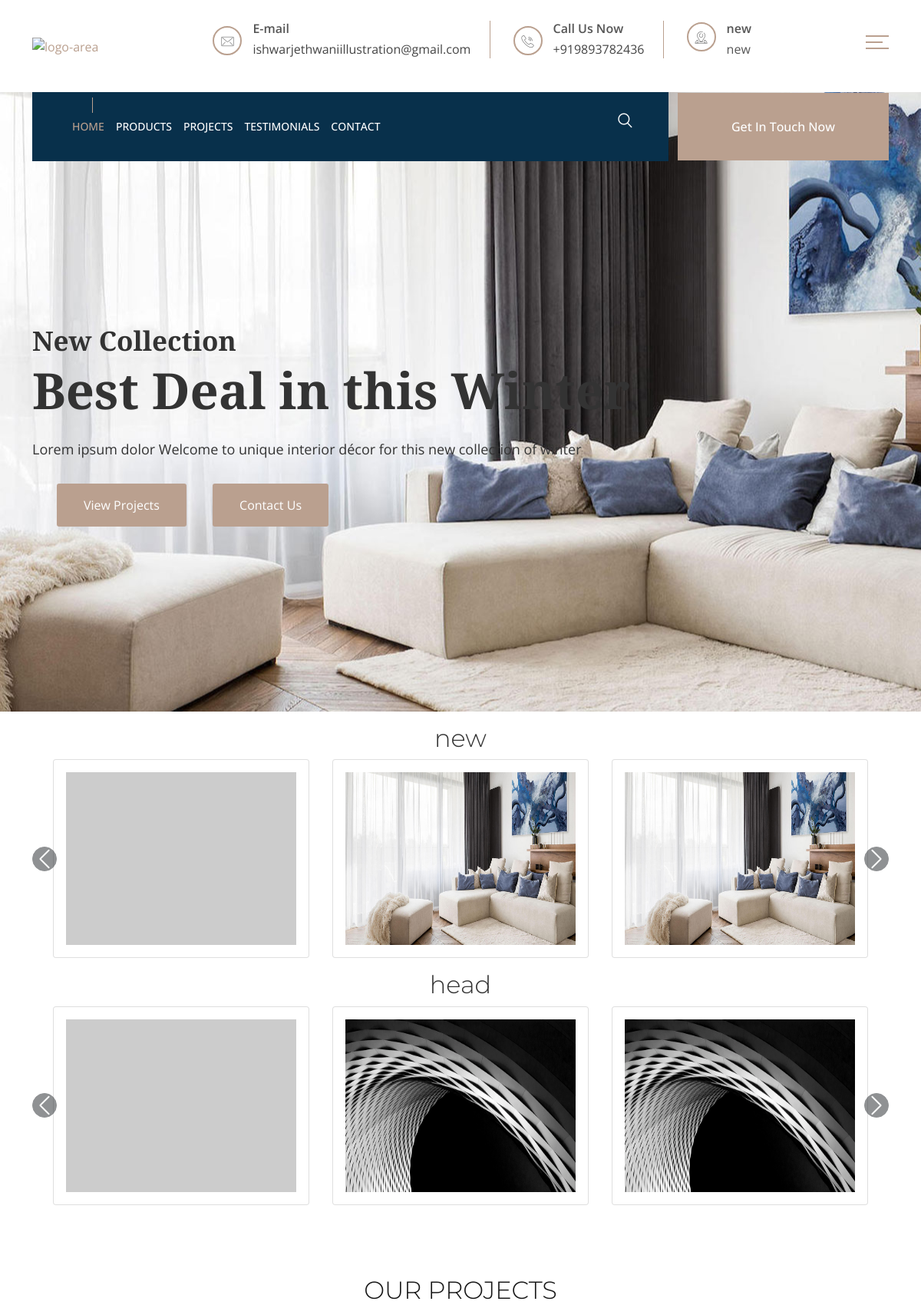
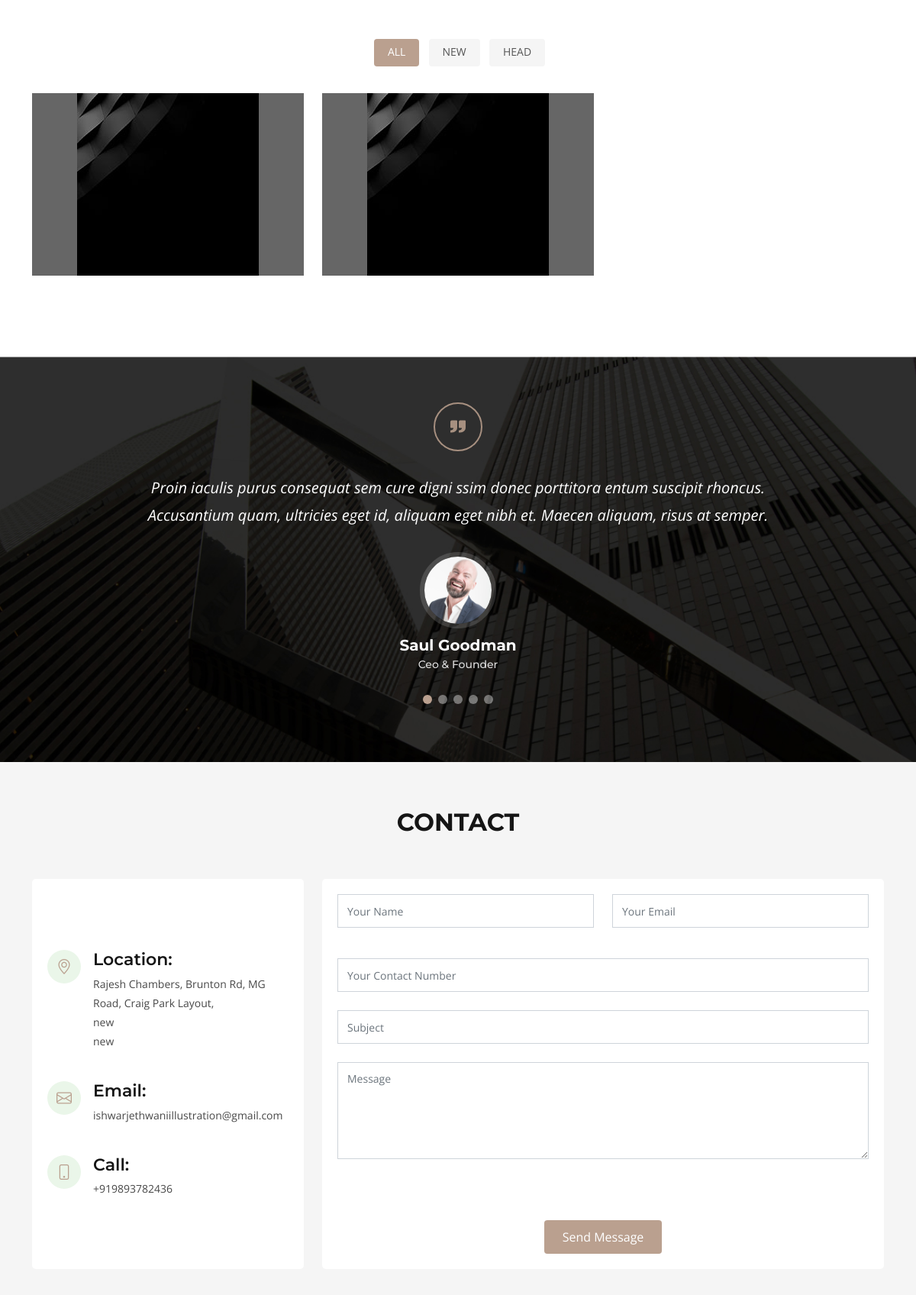
The page / (upper part) on the database its author committed (2 pictures, top to bottom).
### main/models.py (models this page shows, shortened)
class Address(models.Model):
    location_line_1 = models.CharField(max_length=200,verbose_name="Address Line 1")
    location_line_2 = models.CharField(max_length=200,verbose_name="Address Line 2")
    location_line_3 = models.CharField(max_length=200,verbose_name="Address Line 3",blank=True)
    email           = models.EmailField(verbose_name="Email")
    mobile_number   = PhoneNumberField(verbose_name="Mobile Number")
    class Meta:
        ordering = ["pk"]

class Header(models.Model):
    name            = models.CharField(max_length=20,verbose_name="name of header image")
    image           = models.ImageField(verbose_name="Header Image")
    header_title_1  = models.CharField(max_length=100,verbose_name="Title on Header Page",blank=True)
    header_title_2  = models.CharField(max_length=100,verbose_name=" Big Title on Header Page",blank=True)
    para            = models.CharField(max_length=300,verbose_name="Paragraph on Header Page",blank=True)
    date_created    = models.DateTimeField(auto_now_add=True)
    class Meta:
        ordering = ["-date_created"]

class Category(models.Model):
    name    = models.CharField(max_length=200)
    slug    = models.SlugField(null=True)
    parent  = models.ForeignKey('self',blank=True, null=True ,related_name='children',on_delete=models.CASCADE)
    class Meta:
        unique_together = ('slug', 'parent',)
        verbose_name_plural = "categories"

class Product(models.Model):
    name            = models.CharField(max_length=100,verbose_name="Name of Product")
    img             = models.ForeignKey(ProductImage,on_delete=models.CASCADE)
    disc            = RichTextField(verbose_name="Decription")
    category        = models.ForeignKey(Category,on_delete=models.CASCADE)
    date_created    = models.DateTimeField(auto_now_add=True)
    class Meta:
        ordering = ["-date_created"]

class ProductImage(models.Model):
    name            = models.CharField(max_length=20,verbose_name="name of image",blank=True)
    img             = models.ImageField(verbose_name="Product Image")
    date_created    = models.DateTimeField(auto_now_add=True)
    class Meta:
        ordering = ["-date_created"]

class Projects(models.Model):
    number          = models.PositiveIntegerField()
    project_name    = models.CharField(max_length=200,verbose_name="Project Name")
    img             = models.ForeignKey(ProjectImage,on_delete=models.CASCADE)
    disc            = RichTextField(verbose_name="Decription")
    category        = models.ForeignKey(Category,on_delete=models.CASCADE)
    filer_tag       = models.CharField(max_length=10,verbose_name="Filter Tag")
    date_created    = models.DateTimeField(auto_now_add=True)
    class Meta:
        ordering = ['number']

class ProjectImage(models.Model):
    name            = models.CharField(max_length=20,verbose_name="name of image",blank=True)
    img             = models.ImageField(verbose_name="Project Image")
    date_created    = models.DateTimeField(auto_now_add=True)
    class Meta:
        ordering = ["-date_created"]

### main/views.py (the view)
# urls.py: path("",home,name="home"),
def home(request):
    context = {
        "headers":Header.objects.all()[:1],
        "categories":Category.objects.all(),
        "projects": Projects.objects.all(),
        "testimonials":Testimonial.objects.all(),
        "address":Address.objects.all()[:1],
        "product_first":Product.objects.all()[:1],
        "products":Product.objects.all()[1:]
    }
    return render(request,"index.html",context)

### templates/index.html (shortened to what this page needs)
{% extends "base.html" %}
{% block content %}
{% load static %}
<div class="main-content">
    <div class="full-width-header">
        <header id="rs-header" class="rs-header home3-header-style1">
            {% include 'menu.html' %}
        </header>
    </div>
    {% for head_content in headers %}
    <div id="rs-banner" class="rs-banner style2"
        style="background-image: url({{head_content.image.url}}); background-position:center;">
        <div class="container">
            <div class="content-part">
                <span class="sub-text wow fadeInDown" data-wow-delay="2000ms"
                    data-wow-duration="1500ms">{{head_content.header_title_1}}</span>
                <h2 class="title pb-28 wow fadeInLeft" data-wow-delay="2000ms" data-wow-duration="2500ms">
                    {{head_content.header_title_2}}
                </h2>
                <p class="desc-part wow fadeInLeft" data-wow-delay="2500ms" data-wow-duration="3000ms">Lorem ipsum dolor
                    {{ head_content.para }}</p>
                <ul class="btn-part mt-30">
                    <li><a class="readon view wow fadeInLeft" data-wow-delay="3000ms" data-wow-duration="4000ms"
                            href="#projects">View Projects</a></li>
                    <li><a class="readon view wow fadeInDown" data-wow-delay="2800ms" data-wow-duration="3500ms"
                            href="#contact">Contact Us</a></li>
                </ul>
            </div>
        </div>
    </div>
    {% endfor %}
    {% include 'slider_1.html' %}
    {% include 'projects.html' %}
    {% include 'testimonial.html' %}
    {% include 'contact.html' %}
    {% endblock content %}

### templates/menu.html (shortened to what this page needs)
{% load static %}
<div class="menu-area menu-area2 menu-sticky">
    <div class="menu-type-style">
        <div class="container">
            <div class="row-table">
                <div class="col-cell">
                    <div class="logo-area">
                        <a href="#">
                            <img src="" alt="logo-area">
                        </a>
                    </div>
                </div>
                {% for addr in address %}
                <div class="col-cell">
                    <ul class="rs-contact-info">
                        <li class="contact-part">
                            <i class="flaticon-email"></i>
                            <span class="contact-info">
                                <span>E-mail</span>
                                <a href="mailto:{{addr.email}}">{{addr.email}}</a>
                            </span>
                        </li>
                        <li class="contact-part">
                            <i class="flaticon-call"></i>
                            <span class="contact-info">
                                <span>Call Us Now</span>
                                <a href="tel:{{addr.mobile_number}}">{{addr.mobile_number}}</a>
                            </span>
                        </li>
                        <li class="contact-part no-border">
                            <i class="flaticon-location"></i>
                            <span class="contact-info">
                                <span>{{ addr.location_line_2 }}</span>
                                {{addr.location_line_3}}
                            </span>
                        </li>
                    </ul>
                </div>
                {% endfor %}
                <div class="col-cell">
                    <div class="expand-btn-inner">
                        <ul>
                            <li class="humburger">
                                <a id="nav-expander" class="nav-expander bar" href="#">
                                    <div class="bar">
                                        <span class="dot1"></span>
                                        <span class="dot2"></span>
                                        <span class="dot3"></span>
                                    </div>
                                </a>
                            </li>
                        </ul>
                    </div>
                </div>
            </div>
        </div>
    </div>
    <div class="header-inner">
        <div class="container">
            <div class="row-table">
                <div class="col-cell menu-responsive">
                    <div class="rs-menu-area">
                        <div class="main-menu">
                           <nav class="rs-menu hidden-md">
                               <ul class="nav-menu onepage-menu">
                                   <li class="current-menu-item"><a href="#">Home</a></li>
                                   <li><a href="#">Products</a> </li>
                                   <li><a href="#">Projects</a> </li>
                                   <li><a href="#">Testimonials</a> </li>
                                   <li><a href="#">Contact</a> </li>
                               </ul>
                           </nav>
                        </div>
                    </div>
                    <div class="expand-btn-inner">
                        <ul>
                            <li class="search-parent">
                                <a class="hidden-xs rs-search" data-bs-toggle="modal" data-bs-target="#searchModal" href="#">
                                    <i class="flaticon-search"></i>
                                </a>
                            </li>
                        </ul>
                    </div>
                </div>
                <div class="col-cell">
                    <div class="btn-quotes">
                        <a href="#" class="quote-buttons openmodal" data-toggle="modal" data-target="#myModal">Get In Touch Now</a>
                    </div>
                </div>
            </div>
        </div>
    </div>
</div>

### templates/slider_1.html (shortened to what this page needs)
{% for cat in  categories %}
    <div class="container text-center my-3">
        <h2 class="font-weight-light">{{cat.name}}</h2>
        <div class="row mx-auto my-auto">
            <div id="Carousel_{{cat.id}}" class="carousel slide w-100" data-ride="carousel">
                <div class="carousel-inner w-100" role="listbox">
                    <div class="carousel-item active">
                        <div class="col-md-4">
                            <div class="card card-body">
                                <img class="img-fluid" style="height: 225px;" src="https://i.picsum.photos/id/1068/7117/4090.jpg?hmac=Y6xHXrzHsNlbRTbhzZ53Yk-Ux9lUECBLbbP4wb5a1qY">
                            </div>
                        </div>
                    </div>
                    {% for prod in products %}
                    {% if prod.category.id == cat.id %}
                    <div class="carousel-item">
                        <div class="col-md-4">
                            <div class="card card-body">
                                <img class="img-fluid" style="height: 225px;" src="{{prod.img.img.url }}">
                            </div>
                        </div>
                    </div>
                    {% endif %}
                    {% endfor %}
                </div>
                <a class="carousel-control-prev w-auto" href="#Carousel_{{cat.id}}" role="button" data-slide="prev">
                    <span class="carousel-control-prev-icon bg-dark border border-dark rounded-circle" aria-hidden="true"></span>
                </a>
                <a class="carousel-control-next w-auto" href="#Carousel_{{cat.id}}" role="button" data-slide="next">
                    <span class="carousel-control-next-icon bg-dark border border-dark rounded-circle" aria-hidden="true"></span>
                </a>
            </div>
        </div>
    </div>
{% endfor %}

### templates/projects.html (shortened to what this page needs)
{%load static %}
<section id="projects" class="portfolio">
    <div class="container text-center my-3">
      <div class="section-title" data-aos="fade-up">
        <h2 class="font-weight-light">Our Projects</h2>
      </div>
      <div class="row" data-aos="fade-up" data-aos-delay="100">
        <div class="col-lg-12 d-flex justify-content-center">
          <ul id="portfolio-flters">
            <li data-filter="*" class="filter-active">All</li>
            {% for cat in categories %}
            <li data-filter=".filter-{{ cat.name }}">{{ cat.name }}</li>
            {% endfor %}
          </ul>
        </div>
      </div>
      <div class="row portfolio-container" data-aos="fade-up" data-aos-delay="200">
        {% for proj in projects %}
        <div class="col-lg-4 col-md-6 portfolio-item filter-{{proj.category.name}}">
          <div class="portfolio-wrap">
            <img src="{{ proj.img.img.url }}" class="img-fluid" alt="">
          </div>
        </div>
        {% endfor %}
      </div>
    </div>
  </section>

### templates/contact.html (shortened to what this page needs)
<section id="contact" class="contact section-bg">
    <div class="container">
        <div class="section-title">
            <h2>Contact</h2>
        </div>
        <div class="row">
            {% for addr in address %}
            <div class="col-lg-4">
                <div class="info d-flex flex-column justify-content-center" data-aos="fade-right">
                    <div class="address">
                        <i class="bi bi-geo-alt"></i>
                        <h4>Location:</h4>
                        <p>{{ addr.location_line_1 }}<br>{{ addr.location_line_2 }}<br>{{addr.location_line_3}}</p>
                    </div>
                    <div class="email">
                        <i class="bi bi-envelope"></i>
                        <h4>Email:</h4>
                        <p>{{addr.email}}</p>
                    </div>
                    <div class="phone">
                        <i class="bi bi-phone"></i>
                        <h4>Call:</h4>
                        <p>{{addr.mobile_number}}</p>
                    </div>
                </div>
            </div>
            {% endfor %}
            <div class="col-lg-8 mt-5 mt-lg-0">
                <form method="POST" action="{% url 'contact' %}" role="form" class="php-email-form"
                    data-aos="fade-left">
                    <div class="row">
                        <div class="col-md-6 form-group">
                            <input type="text" name="name" class="form-control" id="name" placeholder="Your Name"
                                required>
                        </div>
                        <div class="col-md-6 form-group">
                            <input type="email" class="form-control" name="email" id="email" placeholder="Your Email"
                                required>
                        </div>
                    </div>
                    <div class="form-group mt-3">
                        <input type="number" class="form-control" name="mobile" id="mobile"
                            placeholder="Your Contact Number" required>
                    </div>
                    <div class="form-group mt-3">
                        <input type="text" class="form-control" name="subject" id="subject" placeholder="Subject"
                            required>
                    </div>
                    <div class="form-group mt-3">
                        <textarea class="form-control" name="message" rows="5" placeholder="Message"
                            required></textarea>
                    </div>
                    <div class="mt-5 pt-4">
                    </div>
                    <div class="text-center"><button type="submit">Send Message</button></div>
                </form>
            </div>
        </div>
    </div>
</section>

### rows shown on the page
Address: email "ishwarjethwaniillustration@gmail.com", mobile_number "+919893782436", location_line_2 "new", location_line_3 "new", location_line_1 "Rajesh Chambers, Brunton Rd, MG Road, Craig Park Layout,"
Header: image (picture), header_title_1 "New Collection", header_title_2 "Best Deal in this Winter", para "Welcome to unique interior décor for this new collection of winter"
Category: name "new", name "NEW"
Product: img.img (picture)
Product: img.img (picture)
Category: name "head", name "HEAD"
Product: img.img (picture)
Product: img.img (picture)
Projects: img.img (picture)
Projects: img.img (picture)
